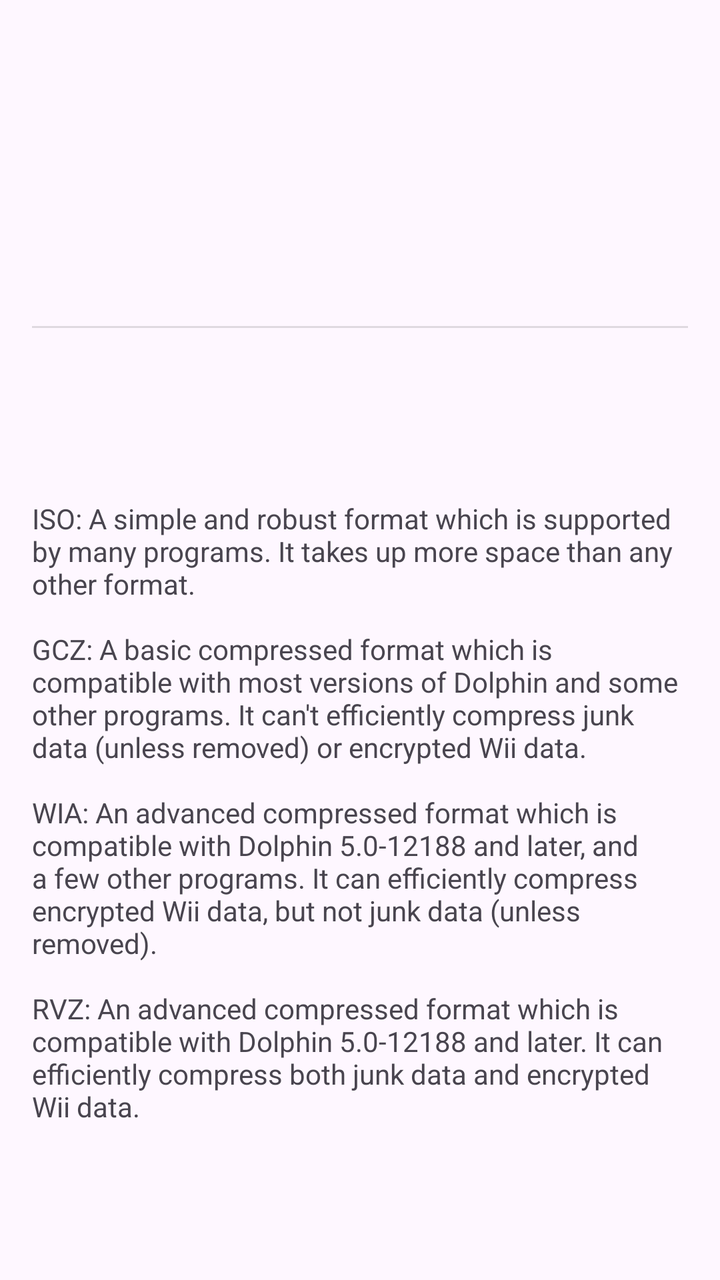
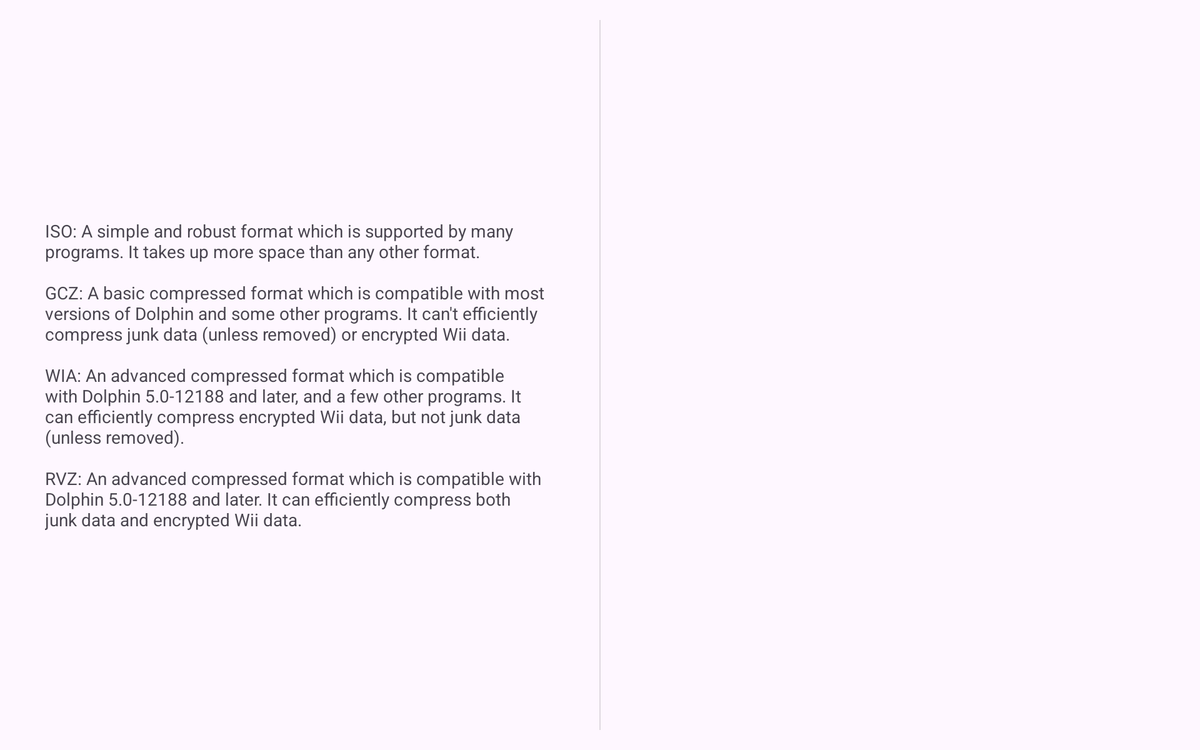

Compare how this app lays out the same screen by default and in its alternative resource folder. The renders come first, then the two layout files and the values they reference.
<!-- AndroidManifest.xml: activity theme DolphinBase -->
<!-- res/layout/activity_convert.xml -->
<?xml version="1.0" encoding="utf-8"?>

<ScrollView xmlns:android="http://schemas.android.com/apk/res/android"
    android:layout_width="match_parent"
    android:layout_height="match_parent"
    android:fillViewport="true"
    xmlns:app="http://schemas.android.com/apk/res-auto">

    <androidx.constraintlayout.widget.ConstraintLayout
        android:layout_width="match_parent"
        android:layout_height="wrap_content"
        android:padding="16dp">

        <FrameLayout
            android:id="@+id/fragment_convert"
            android:layout_width="0dp"
            android:layout_height="wrap_content"
            app:layout_constraintWidth_max="400dp"
            app:layout_constraintStart_toStartOf="parent"
            app:layout_constraintEnd_toEndOf="parent"
            app:layout_constraintTop_toTopOf="parent"
            app:layout_constraintBottom_toTopOf="@id/divider" />

        <View
            android:id="@+id/divider"
            android:layout_width="0dp"
            android:layout_height="1dp"
            android:background="#1F000000"
            android:layout_marginTop="24dp"
            app:layout_constraintStart_toStartOf="parent"
            app:layout_constraintEnd_toEndOf="parent"
            app:layout_constraintTop_toBottomOf="@id/fragment_convert"
            app:layout_constraintBottom_toTopOf="@id/label_format_info" />

        <TextView
            android:id="@+id/label_format_info"
            android:layout_width="0dp"
            android:layout_height="wrap_content"
            android:layout_marginTop="24dp"
            android:text="@string/convert_format_info"
            app:layout_constraintWidth_max="400dp"
            app:layout_constraintStart_toStartOf="parent"
            app:layout_constraintEnd_toEndOf="parent"
            app:layout_constraintTop_toBottomOf="@id/divider"
            app:layout_constraintBottom_toBottomOf="parent" />

    </androidx.constraintlayout.widget.ConstraintLayout>

</ScrollView>
<!-- resources referenced by this layout -->
<resources>
  <string name="convert_format_info">
  ISO: A simple and robust format which is supported by many programs. It takes up more space
  than any other format.
  \n\nGCZ: A basic compressed format which is compatible with most versions of Dolphin and some
  other programs. It can\'t efficiently compress junk data (unless removed) or encrypted Wii data.
  \n\nWIA: An advanced compressed format which is compatible with Dolphin 5.0-12188 and later,
  and a few other programs. It can efficiently compress encrypted Wii data, but not junk data
  (unless removed).
  \n\nRVZ: An advanced compressed format which is compatible with Dolphin 5.0-12188 and later.
  It can efficiently compress both junk data and encrypted Wii data.
      </string>
  <style name="DolphinBase" parent="Theme.Material3.DayNight.NoActionBar">
          
          
          <item name="colorSurface">@color/dolphin_blue</item>
          <item name="colorPrimary">@color/dolphin_blue</item>
          <item name="colorPrimaryDark">@color/dolphin_blue</item>
          <item name="colorAccent">@color/dolphin_blue_secondary</item>
  
          
          <item name="android:windowContentTransitions">true</item>
          <item name="android:windowAllowEnterTransitionOverlap">true</item>
          <item name="android:windowAllowReturnTransitionOverlap">true</item>
  
          <item name="android:colorControlHighlight">?attr/colorAccent</item>
      </style>
  <color name="dolphin_blue">#2196f3</color>
  <color name="dolphin_blue_secondary">#21b0f3</color>
</resources>
<!-- res/layout-w680dp-land/activity_convert.xml (the repository's variant of the layout above) -->
<!-- drawn on a 7-inch tablet turned sideways -->
<?xml version="1.0" encoding="utf-8"?>

<ScrollView xmlns:android="http://schemas.android.com/apk/res/android"
    android:layout_width="match_parent"
    android:layout_height="match_parent"
    android:fillViewport="true"
    xmlns:app="http://schemas.android.com/apk/res-auto">

    <androidx.constraintlayout.widget.ConstraintLayout
        android:layout_width="match_parent"
        android:layout_height="wrap_content"
        android:padding="16dp">

        <TextView
            android:id="@+id/label_format_info"
            android:layout_width="0dp"
            android:layout_height="wrap_content"
            android:text="@string/convert_format_info"
            app:layout_constraintWidth_max="400dp"
            app:layout_constraintHorizontal_bias="1.0"
            app:layout_constraintTop_toTopOf="parent"
            app:layout_constraintBottom_toBottomOf="parent"
            app:layout_constraintStart_toStartOf="parent"
            app:layout_constraintEnd_toStartOf="@id/divider" />

        <View
            android:id="@+id/divider"
            android:layout_width="1dp"
            android:layout_height="0dp"
            android:background="#1F000000"
            android:layout_marginStart="24dp"
            app:layout_constraintTop_toTopOf="parent"
            app:layout_constraintBottom_toBottomOf="parent"
            app:layout_constraintStart_toEndOf="@id/label_format_info"
            app:layout_constraintEnd_toStartOf="@id/fragment_convert" />

        <FrameLayout
            android:id="@+id/fragment_convert"
            android:layout_width="0dp"
            android:layout_height="wrap_content"
            android:layout_marginStart="24dp"
            app:layout_constraintWidth_max="400dp"
            app:layout_constraintHorizontal_bias="0.0"
            app:layout_constraintTop_toTopOf="parent"
            app:layout_constraintBottom_toBottomOf="parent"
            app:layout_constraintStart_toEndOf="@id/divider"
            app:layout_constraintEnd_toEndOf="parent" />

    </androidx.constraintlayout.widget.ConstraintLayout>

</ScrollView>
